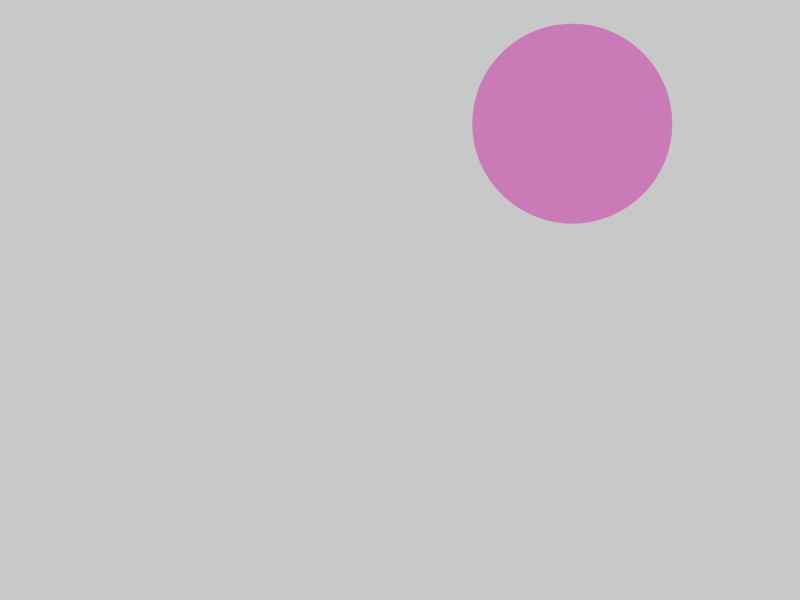
Frame 1 (no input)
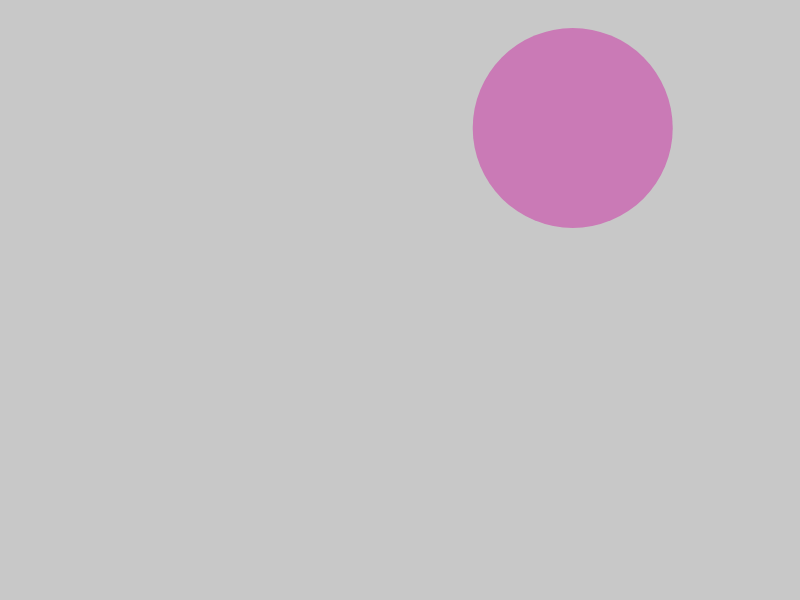
Frame 60 (no input)
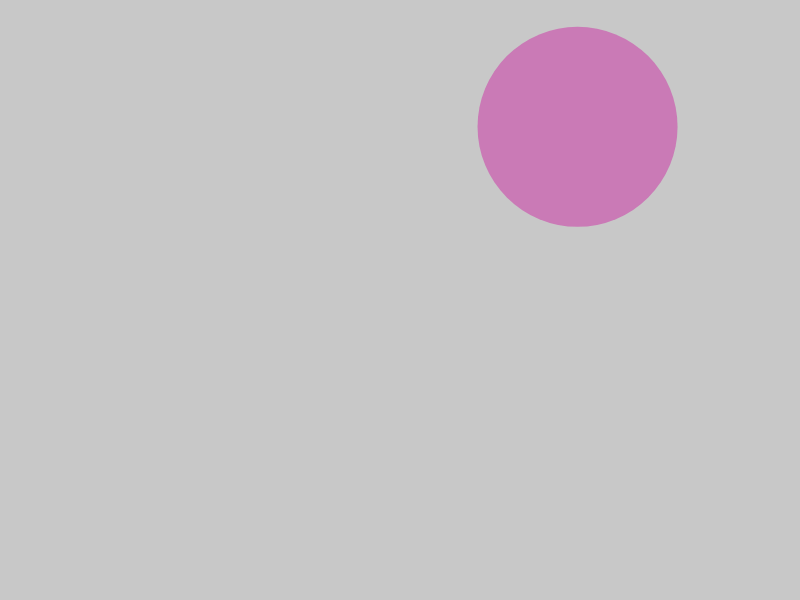
Frame 120 (the mouse pressed at the canvas centre since frame 60)

The p5.js sketch that drew these frames (run headless with seeded random() and noise() and a simulated clock; from frame 60 on, the mouse is pressed at the canvas centre):

// p5.js sketch
// ── sketch.js
let cells = [];

function setup() {
createCanvas(displayWidth, displayHeight)
cells.push(new Cell());
}

function draw () {
background(200);
for (let i = 0; i < cells.length; i++){
  cells[i].move();
  cells[i].show();
}


}

function mousePressed() {
  for ( let i = cells.length-1; i >= 0; i--) {
    if (cells[i].clicked(mouseX, mouseY)){
    cells.push(cells[i].mitosis());
    cells.push(cells[i].mitosis());
    cells.splice(i, 1);
    

    }
  }
}
// ── Cell.js
function Cell(pos, r, c) {
  if (pos) {
    this.pos = pos.copy();
  } else {
    this.pos = pos || createVector(random(width), random(height));
  }

  this.r = r || 200;
  this.c = c || color(random(50, 255), 0, random(100, 255), 100);

  this.clicked = function (x, y) {
    let d = dist(this.pos.x, this.pos.y, x, y);
    return d < this.r;
  };

  this.mitosis = function() {
    let newColor = color(random(25, 200), 0, random(100, 255), 50); // Generate random color
    let newRadius = this.r * 0.95; // Reduced size for new cell
    let newCell = new Cell(this.pos, newRadius, newColor); // Create new cell with random color and reduced size
  
    // Calculate a vector pointing in a random direction
    let dir = p5.Vector.random2D();
    // Set the magnitude of the vector to represent the desired distance between cells
    let distance = 0.75 * newRadius; // Adjust the multiplication factor as needed
    dir.mult(distance);
  
    // Adjust the velocity of the new cell to spread out faster
    let vel = p5.Vector.random2D();
    vel.mult(80); // Adjust the multiplication factor as needed for faster spreading
  
    // Add the velocity and direction vectors to the position of the new cell
    newCell.pos.add(vel);
    newCell.pos.add(dir);
  
    return newCell;
  };
  

  this.move = function() {
    let vel = p5.Vector.random2D();
    this.pos.add(vel);
  
    // Boundary checks
    if (this.pos.x < 0) {
      this.pos.x = 0;
    } else if (this.pos.x > width) {
      this.pos.x = width;
    }
    if (this.pos.y < 0) {
      this.pos.y = 0;
    } else if (this.pos.y > height) {
      this.pos.y = height;
    }
  };

  this.show = function () {
    noStroke();
    fill(this.c);
    ellipse(this.pos.x, this.pos.y, this.r, this.r);
  };
}
